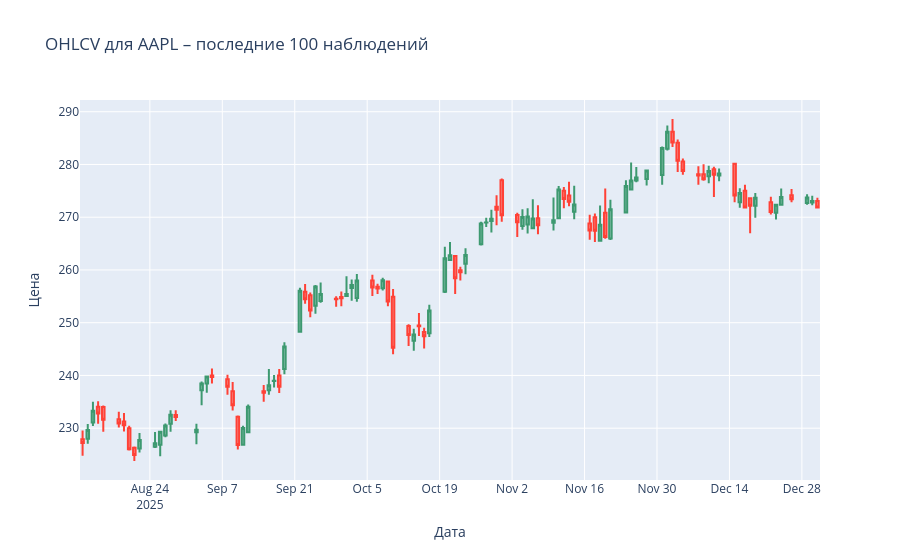

Notebook code for this chart:
### Markdown cell above
Можем посмотреть на свечи (candlestick chart) для каждой акции. Вот, например, последние 100 наблюдений по Apple в датасете:

### Code cell
import plotly.graph_objects as go

assert ohlcv_top_not_adj is not None
aapl_raw_sample = ohlcv_top_not_adj[:, "AAPL"].iloc[-100:]

fig = go.Figure(data=[
    go.Candlestick(
        x=aapl_raw_sample.index,
        open=aapl_raw_sample.Open,
        high=aapl_raw_sample.High,
        low=aapl_raw_sample.Low,
        close=aapl_raw_sample.Close,
    )
])
fig.update_layout(
    title="OHLCV для AAPL – последние 100 наблюдений",
    xaxis_rangeslider_visible=False,
    xaxis={'title': {
        'text': "Дата"
    }},
    yaxis={'title': {
        'text': "Цена"
    }},
)
fig.show()
